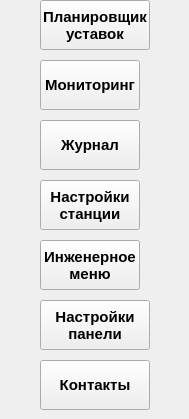
     <widget class="QWidget" name="Settings_Main_Buttons_page">
      <widget class="QLabel" name="go_to_settings_manager_page_icon_label">
       <property name="geometry">
        <rect>
         <x>0</x>
         <y>0</y>
         <width>40</width>
         <height>50</height>
        </rect>
       </property>
       <property name="text">
        <string/>
       </property>
      </widget>
      <widget class="QPushButton" name="go_to_settings_manager_page_pushButton">
       <property name="geometry">
        <rect>
         <x>40</x>
         <y>0</y>
         <width>110</width>
         <height>50</height>
        </rect>
       </property>
       <property name="font">
        <font>
         <family>Arial</family>
         <pointsize>11</pointsize>
         <weight>75</weight>
         <bold>true</bold>
        </font>
       </property>
       <property name="text">
        <string>Планировщик 
уставок</string>
       </property>
      </widget>
      <widget class="QLabel" name="go_to_settings_tracking_page_icon_label_1">
       <property name="geometry">
        <rect>
         <x>0</x>
         <y>60</y>
         <width>40</width>
         <height>50</height>
        </rect>
       </property>
       <property name="text">
        <string/>
       </property>
      </widget>
      <widget class="QPushButton" name="go_to_settings_tracking_page_pushButton">
       <property name="geometry">
        <rect>
         <x>40</x>
         <y>60</y>
         <width>100</width>
         <height>50</height>
        </rect>
       </property>
       <property name="font">
        <font>
         <family>Arial</family>
         <pointsize>11</pointsize>
         <weight>75</weight>
         <bold>true</bold>
        </font>
       </property>
       <property name="text">
        <string>Мониторинг</string>
       </property>
      </widget>
      <widget class="QLabel" name="go_to_settings_journal_page_icon_label_1">
       <property name="geometry">
        <rect>
         <x>0</x>
         <y>120</y>
         <width>40</width>
         <height>50</height>
        </rect>
       </property>
       <property name="text">
        <string/>
       </property>
      </widget>
      <widget class="QPushButton" name="go_to_settings_journal_page_pushButton">
       <property name="geometry">
        <rect>
         <x>40</x>
         <y>120</y>
         <width>100</width>
         <height>50</height>
        </rect>
       </property>
       <property name="font">
        <font>
         <family>Arial</family>
         <pointsize>11</pointsize>
         <weight>75</weight>
         <bold>true</bold>
        </font>
       </property>
       <property name="text">
        <string>Журнал</string>
       </property>
      </widget>
      <widget class="QLabel" name="go_to_settings_station_settings_page_icon_label_1">
       <property name="geometry">
        <rect>
         <x>0</x>
         <y>180</y>
         <width>40</width>
         <height>50</height>
        </rect>
       </property>
       <property name="text">
        <string/>
       </property>
      </widget>
      <widget class="QPushButton" name="go_to_settings_station_settings_page_pushButton">
       <property name="geometry">
        <rect>
         <x>40</x>
         <y>180</y>
         <width>100</width>
         <height>50</height>
        </rect>
       </property>
       <property name="font">
        <font>
         <family>Arial</family>
         <pointsize>11</pointsize>
         <weight>75</weight>
         <bold>true</bold>
        </font>
       </property>
       <property name="text">
        <string>Настройки
станции</string>
       </property>
      </widget>
      <widget class="QLabel" name="go_to_settings_engineering_menu_page_icon_label_1">
       <property name="geometry">
        <rect>
         <x>0</x>
         <y>240</y>
         <width>40</width>
         <height>50</height>
        </rect>
       </property>
       <property name="text">
        <string/>
       </property>
      </widget>
      <widget class="QPushButton" name="go_to_settings_engineering_menu_page_pushButton">
       <property name="geometry">
        <rect>
         <x>40</x>
         <y>240</y>
         <width>100</width>
         <height>50</height>
        </rect>
       </property>
       <property name="font">
        <font>
         <family>Arial</family>
         <pointsize>11</pointsize>
         <weight>75</weight>
         <bold>true</bold>
        </font>
       </property>
       <property name="text">
        <string>Инженерное 
меню</string>
       </property>
      </widget>
      <widget class="QLabel" name="go_to_settings_panel_settings_page_icon_label_1">
       <property name="geometry">
        <rect>
         <x>0</x>
         <y>300</y>
         <width>40</width>
         <height>50</height>
        </rect>
       </property>
       <property name="text">
        <string/>
       </property>
      </widget>
      <widget class="QPushButton" name="go_to_settings_panel_settings_page_pushButton">
       <property name="geometry">
        <rect>
         <x>40</x>
         <y>300</y>
         <width>110</width>
         <height>50</height>
        </rect>
       </property>
       <property name="font">
        <font>
         <family>Arial</family>
         <pointsize>11</pointsize>
         <weight>75</weight>
         <bold>true</bold>
        </font>
       </property>
       <property name="text">
        <string>Настройки
панели</string>
       </property>
      </widget>
      <widget class="QLabel" name="go_to_settings_contacts_page_icon_label_1">
       <property name="geometry">
        <rect>
         <x>0</x>
         <y>360</y>
         <width>40</width>
         <height>50</height>
        </rect>
       </property>
       <property name="text">
        <string/>
       </property>
      </widget>
      <widget class="QPushButton" name="go_to_settings_contacts_page_pushButton">
       <property name="geometry">
        <rect>
         <x>40</x>
         <y>360</y>
         <width>110</width>
         <height>50</height>
        </rect>
       </property>
       <property name="font">
        <font>
         <family>Arial</family>
         <pointsize>11</pointsize>
         <weight>75</weight>
         <bold>true</bold>
        </font>
       </property>
       <property name="layoutDirection">
        <enum>Qt::LeftToRight</enum>
       </property>
       <property name="text">
        <string>Контакты</string>
       </property>
      </widget>
      <widget class="QLabel" name="go_to_settings_contacts_page_icon_label_2">
       <property name="geometry">
        <rect>
         <x>150</x>
         <y>360</y>
         <width>30</width>
         <height>50</height>
        </rect>
       </property>
       <property name="text">
        <string/>
       </property>
      </widget>
      <widget class="QLabel" name="go_to_settings_panel_settings_page_icon_label_2">
       <property name="geometry">
        <rect>
         <x>150</x>
         <y>300</y>
         <width>30</width>
         <height>50</height>
        </rect>
       </property>
       <property name="text">
        <string/>
       </property>
      </widget>
      <widget class="QLabel" name="go_to_settings_engineering_menu_page_icon_label_2">
       <property name="geometry">
        <rect>
         <x>140</x>
         <y>240</y>
         <width>40</width>
         <height>50</height>
        </rect>
       </property>
       <property name="text">
        <string/>
       </property>
      </widget>
      <widget class="QLabel" name="go_to_settings_station_settings_page_icon_label_2">
       <property name="geometry">
        <rect>
         <x>140</x>
         <y>180</y>
         <width>40</width>
         <height>50</height>
        </rect>
       </property>
       <property name="text">
        <string/>
       </property>
      </widget>
      <widget class="QLabel" name="go_to_settings_journal_page_icon_label_2">
       <property name="geometry">
        <rect>
         <x>140</x>
         <y>120</y>
         <width>40</width>
         <height>50</height>
        </rect>
       </property>
       <property name="text">
        <string/>
       </property>
      </widget>
      <widget class="QLabel" name="go_to_settings_tracking_page_icon_label_2">
       <property name="geometry">
        <rect>
         <x>140</x>
         <y>60</y>
         <width>40</width>
         <height>50</height>
        </rect>
       </property>
       <property name="text">
        <string/>
       </property>
      </widget>
     </widget>
